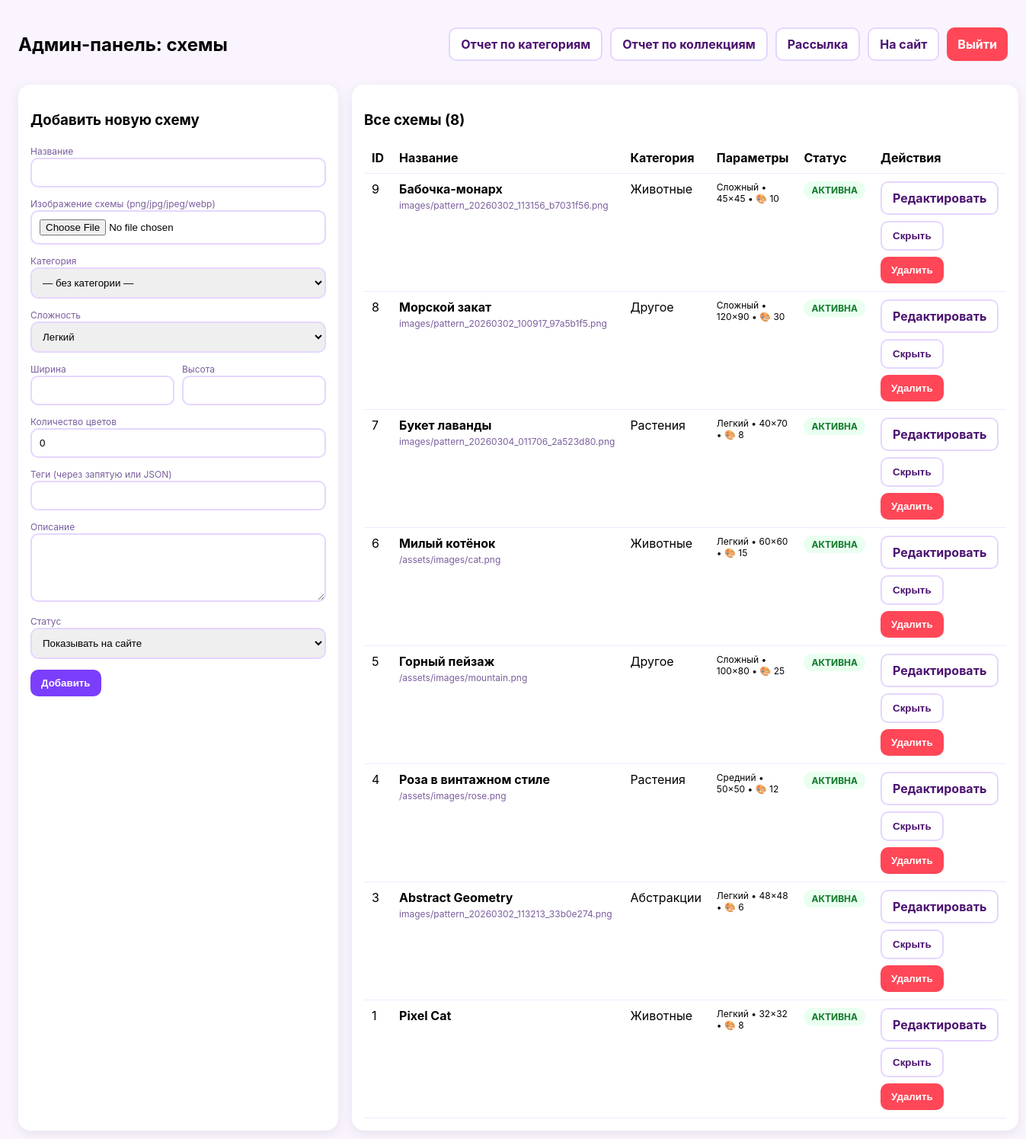
The app's page /admin/patterns.php (signed in) with its own data.
### tables this page shows
CREATE TABLE `pattern` (
  `pattern_id` int NOT NULL AUTO_INCREMENT,
  `title` varchar(200) NOT NULL,
  `image_path` varchar(500) DEFAULT NULL,
  `category_id` int DEFAULT NULL,
  `difficulty` enum('beginner','intermediate','advanced') DEFAULT 'beginner',
  `width` int NOT NULL,
  `height` int NOT NULL,
  `total_pixels` int NOT NULL,
  `color_count` int NOT NULL,
  `tags` text,
  `description` text,
  `is_active` tinyint NOT NULL DEFAULT '1',
  `created_at` timestamp NULL DEFAULT CURRENT_TIMESTAMP,
  PRIMARY KEY (`pattern_id`),
  UNIQUE KEY `uq_pattern_title` (`title`),
  KEY `idx_pattern_title` (`title`),
  KEY `idx_pattern_category` (`category_id`),
  KEY `idx_pattern_difficulty` (`difficulty`),
  KEY `idx_pattern_is_active` (`is_active`),
  CONSTRAINT `pattern_ibfk_1` FOREIGN KEY (`category_id`) REFERENCES `category` (`category_id`) ON DELETE SET NULL
);

CREATE TABLE `category` (
  `category_id` int NOT NULL AUTO_INCREMENT,
  `category_name` varchar(100) NOT NULL,
  `description` text,
  PRIMARY KEY (`category_id`),
  UNIQUE KEY `uq_category_name` (`category_name`)
);

### admin/auth.php (called while the page is built, shortened)
<?php
function h(string $s): string {
    return htmlspecialchars($s, ENT_QUOTES | ENT_SUBSTITUTE, 'UTF-8');
}

### admin/patterns.php (the view, shortened to what this page needs)
<?php
require_once __DIR__ . '/auth.php';
$db = getDB();
function difficultyLabel(string $d): string {
    return match($d) {
        'beginner' => 'Легкий',
        'intermediate' => 'Средний',
        'advanced' => 'Сложный',
        default => $d
    };
}
$patterns = $db->query("
    SELECT p.*, c.category_name
    FROM pattern p
    LEFT JOIN category c ON c.category_id = p.category_id
    ORDER BY p.created_at DESC, p.pattern_id DESC
")->fetchAll(PDO::FETCH_ASSOC);
$edit = null;
?>
<!doctype html>
<html lang="ru">
<head>
</head>
<body>
<div class="top">
  <h2>Админ-панель: схемы</h2>
  <div style="display:flex;gap:10px;">
    <a class="btn btn-soft" href="report.php" style="text-decoration:none;display:inline-flex;align-items:center;">Отчет по категориям</a>
    <a class="btn btn-soft" href="report2.php" style="text-decoration:none;display:inline-flex;align-items:center;">Отчет по коллекциям</a>
    <a class="btn btn-soft" href="newsletter.php" style="text-decoration:none;display:inline-flex;align-items:center;">Рассылка</a>
    <a class="btn btn-soft" href="../index.php" style="text-decoration:none;display:inline-flex;align-items:center;">На сайт</a>
    <a class="btn btn-danger" href="logout.php" style="text-decoration:none;display:inline-flex;align-items:center;">Выйти</a>
  </div>
</div>
<div class="grid">
  <div class="card">
    <h3><?= $edit ? 'Редактировать схему' : 'Добавить новую схему' ?></h3>
    <form method="post" enctype="multipart/form-data">
      <label class="small muted">Название</label>
      <input name="title" required value="<?=h((string)($edit['title'] ?? ''))?>">
      <div style="height:10px;"></div>
      <label class="small muted">Изображение схемы (png/jpg/jpeg/webp)</label>
      <input type="file" name="image" accept=".png,.jpg,.jpeg,.webp">
      <div style="height:10px;"></div>
      <label class="small muted">Категория</label>
      <select name="category_id">
        <option value="0">— без категории —</option>
      </select>
      <div style="height:10px;"></div>
      <label class="small muted">Сложность</label>
      <select name="difficulty">
        <?php
          $curD = (string)($edit['difficulty'] ?? 'beginner');
          foreach (['beginner','intermediate','advanced'] as $d):
        ?>
          <option value="<?=$d?>" <?= $curD===$d?'selected':'' ?>><?=h(difficultyLabel($d))?></option>
        <?php endforeach; ?>
      </select>
      <div style="height:10px;"></div>
      <div style="display:grid;grid-template-columns:1fr 1fr;gap:10px;">
        <div>
          <label class="small muted">Ширина</label>
          <input type="number" name="width" min="1" required value="<?=h((string)($edit['width'] ?? ''))?>">
        </div>
        <div>
          <label class="small muted">Высота</label>
          <input type="number" name="height" min="1" required value="<?=h((string)($edit['height'] ?? ''))?>">
        </div>
      </div>
      <div style="height:10px;"></div>
      <label class="small muted">Количество цветов</label>
      <input type="number" name="color_count" min="0" required value="<?=h((string)($edit['color_count'] ?? 0))?>">
      <div style="height:10px;"></div>
      <label class="small muted">Теги (через запятую или JSON)</label>
      <input name="tags" value="<?=h((string)($edit['tags'] ?? ''))?>">
      <div style="height:10px;"></div>
      <label class="small muted">Описание</label>
      <textarea name="description"><?=h((string)($edit['description'] ?? ''))?></textarea>
      <div style="height:10px;"></div>
      <label class="small muted">Статус</label>
      <select name="is_active">
        <?php $curA = (int)($edit['is_active'] ?? 1); ?>
        <option value="1" <?= $curA===1?'selected':'' ?>>Показывать на сайте</option>
      </select>
      <div style="height:14px;"></div>
      <button class="btn btn-primary" type="submit">
        <?= $edit ? 'Сохранить' : 'Добавить' ?>
      </button>
    </form>
  </div>
  <div class="card">
    <h3>Все схемы (<?=count($patterns)?>)</h3>
    <table>
      <thead>
        <tr>
          <th>ID</th>
          <th>Название</th>
          <th>Категория</th>
          <th>Параметры</th>
          <th>Статус</th>
          <th>Действия</th>
        </tr>
      </thead>
      <tbody>
      <?php foreach ($patterns as $p): ?>
        <tr>
          <td><?= (int)$p['pattern_id'] ?></td>
          <td>
            <b><?=h((string)$p['title'])?></b><br>
            <span class="muted small"><?=h((string)($p['image_path'] ?? ''))?></span>
          </td>
          <td><?=h((string)($p['category_name'] ?? '—'))?></td>
          <td class="small">
            <?=h(difficultyLabel((string)$p['difficulty']))?> •
            <?= (int)$p['width'] ?>×<?= (int)$p['height'] ?> •
            🎨 <?= (int)$p['color_count'] ?>
          </td>
          <td>
            <?php if ((int)$p['is_active'] === 1): ?>
              <span class="badge on">АКТИВНА</span>
            <?php else: ?>
              <span class="badge off">СКРЫТА</span>
            <?php endif; ?>
          </td>
          <td>
            <div class="row-actions">
              <a class="btn btn-soft" href="patterns.php?edit=<?= (int)$p['pattern_id'] ?>" style="text-decoration:none;">Редактировать</a>
              <form method="post" style="margin:0;">
                <button class="btn btn-soft" type="submit">
                  <?= (int)$p['is_active']===1 ? 'Скрыть' : 'Показать' ?>
                </button>
              </form>
              <form method="post" style="margin:0;" onsubmit="return confirm('Точно удалить схему?');">
                <button class="btn btn-danger" type="submit">Удалить</button>
              </form>
            </div>
          </td>
        </tr>
      <?php endforeach; ?>
      </tbody>
    </table>
  </div>
</div>
</body>
</html>

### admin/patterns.php (style rules this page uses)
body { font-family:Inter,Arial;background:#faf4ff;margin:0;padding:24px }
.top { display:flex;justify-content:space-between;align-items:center;margin-bottom:18px }
.btn { padding:10px 14px;border-radius:10px;border:0;cursor:pointer;font-weight:700 }
.btn-primary { background:#7b3efc;color:#fff }
.btn-soft { background:#fff;border:2px solid #e5d6ff;color:#4b1370 }
.btn-danger { background:#ff4757;color:#fff }
.grid { display:grid;grid-template-columns: 420px 1fr;gap:18px }
.card { background:#fff;border-radius:16px;padding:16px;box-shadow:0 4px 16px rgba(0,0,0,.08) }
input,select,textarea { width:100%;padding:10px;border-radius:10px;border:2px solid #e5d6ff;box-sizing:border-box }
textarea { min-height:90px;resize:vertical }
table { width:100%;border-collapse:collapse }
th,td { padding:10px;border-bottom:1px solid #f0eaff;text-align:left;vertical-align:top }
.badge { display:inline-block;padding:4px 10px;border-radius:999px;font-weight:700;font-size:12px }
.on { background:#e9fff0;color:#117a2a }
.muted { color:#7a5e9d }
.row-actions { display:flex;gap:8px;flex-wrap:wrap }
.small { font-size:12px }

### records on screen
pattern: pattern_id "9", title "Бабочка-монарх", image_path "images/pattern_20260302_113156_b7031f56.png", category.category_name "Животные", difficulty "Сложный", width "45", height "45", color_count "10", is_active "АКТИВНА"
pattern: pattern_id "8", title "Морской закат", image_path "images/pattern_20260302_100917_97a5b1f5.png", category.category_name "Другое", difficulty "Сложный", width "120", height "90", color_count "30", is_active "АКТИВНА"
pattern: pattern_id "7", title "Букет лаванды", image_path "images/pattern_20260304_011706_2a523d80.png", category.category_name "Растения", difficulty "Легкий", width "40", height "70", color_count "8", is_active "АКТИВНА"
pattern: pattern_id "6", title "Милый котёнок", image_path "/assets/images/cat.png", category.category_name "Животные", difficulty "Легкий", width "60", height "60", color_count "15", is_active "АКТИВНА"
pattern: pattern_id "5", title "Горный пейзаж", image_path "/assets/images/mountain.png", category.category_name "Другое", difficulty "Сложный", width "100", height "80", color_count "25", is_active "АКТИВНА"
pattern: pattern_id "4", title "Роза в винтажном стиле", image_path "/assets/images/rose.png", category.category_name "Растения", difficulty "Средний", width "50", height "50", color_count "12", is_active "АКТИВНА"
pattern: pattern_id "3", title "Abstract Geometry", image_path "images/pattern_20260302_113213_33b0e274.png", category.category_name "Абстракции", difficulty "Легкий", width "48", height "48", color_count "6", is_active "АКТИВНА"
pattern: pattern_id "1", title "Pixel Cat", category.category_name "Животные", difficulty "Легкий", width "32", height "32", color_count "8", is_active "АКТИВНА"

### other values on screen
count($patterns) "8"
form field difficulty "Легкий"
